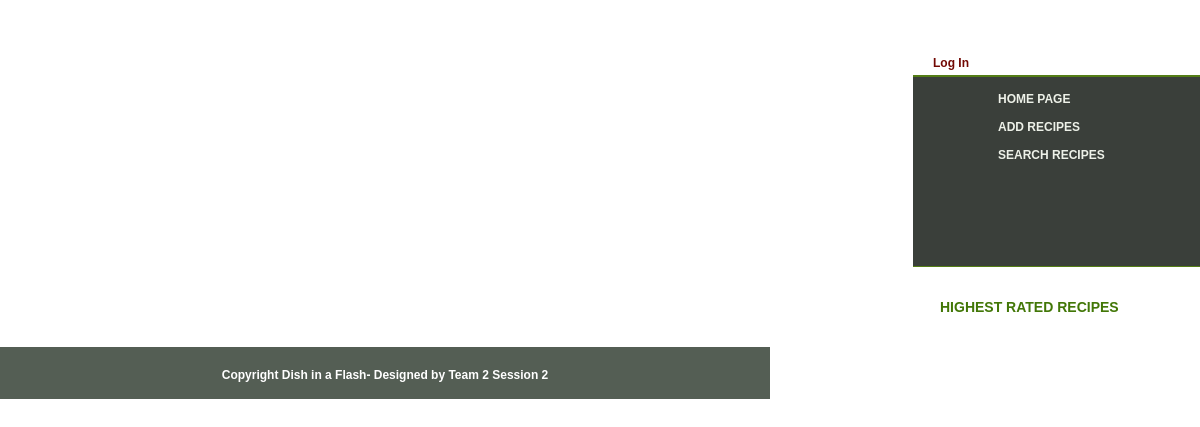
/header_right.php, run on an earlier commit of the app's database.
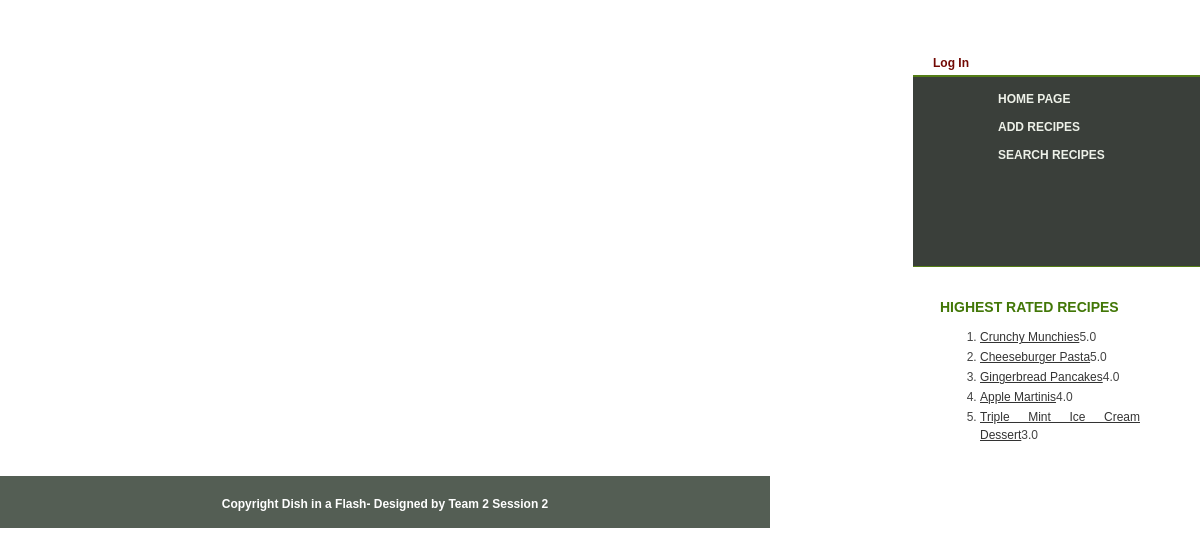
And on a later commit of the database.
### tables this page shows
CREATE TABLE IF NOT EXISTS `recipes` (
  `recipe_id` int(11) NOT NULL AUTO_INCREMENT,
  `email_address` varchar(50) NOT NULL,
  `recipe_name` varchar(50) NOT NULL,
  `instructions` blob NOT NULL,
  `dish_type` enum('breakfast','appetizer','main dish','side dish','dessert','drink','other') NOT NULL DEFAULT 'other',
  PRIMARY KEY (`recipe_id`)
);

### header_right.php (the view, shortened to what this page needs)
<!DOCTYPE html PUBLIC "-//W3C//DTD XHTML 1.0 Transitional//EN" "http://www.w3.org/TR/xhtml1/DTD/xhtml1-transitional.dtd">
<html xmlns="http://www.w3.org/1999/xhtml">
<head>
<link href="style.css" rel="stylesheet" type="text/css" />
</head>
<body>
  <div id="right_column">
  <?php
  	if (isset($_SESSION['name'])) {
  		echo "<div class=\"domain\"><a href=\"logout.php\">Log Out</a></div>";
  	} else {
  		echo "<div class=\"domain\"><a href=\"login.php\">Log In</a></div>";
  	}
  ?>
    <div id="menucolumn">
      <div class="menu_list">
        <ul>
          <li><a href="index.php">HOME PAGE</a></li>
          <li><a href="addRecipe.php">ADD RECIPES</a></li>
          <li><a href="search.php">SEARCH RECIPES</a></li>
        </ul>
      </div>
    </div>
    <div id="right_content">
      <h2>HIGHEST RATED RECIPES</h2>
      <ol>
      	<?php
      		include("db_connect.php");
        	$query = "SELECT rec.recipe_id, rec.recipe_name, ROUND(AVG(rat.rating),1) as rating FROM recipes rec
			LEFT JOIN ratings rat ON rec.recipe_id=rat.recipe_id
			WHERE rec.recipe_name LIKE '%$sanitized_text%' GROUP BY rec.recipe_id ORDER BY rating DESC LIMIT 5";
			$result = mysqli_query($db, $query);
			while($row = mysqli_fetch_array($result)){
	   			echo "<li>";
	   			$name = $row['recipe_name'];
				$id = $row['recipe_id'];
				$avg = $row['rating'];
				echo "<a href=\"recipe.php?id=$id\">$name</a></td><td>$avg";
				echo "</li>";
			}
    	?>
      </ol>
     </div>
  </div>
    <div id="footer">Copyright Dish in a Flash- Designed by Team 2 Session 2</a></div>
</body>
</html>

### style.css (style rules this page uses)
body { margin: 0 ; padding:0; font-family: Arial, Helvetica, sans-serif; font-size: 12px; line-height: 1.4em; color: #444444; background: url(images/body_bg.jpg) repeat; }
a:link, a:visited { color: #720803; text-decoration: none; font-weight: bold; }
h2 { font-weight: bold; margin-bottom: 0px; font-size: 14px; color:#427707; padding-top: 20px; }
#right_column { float: right; width: 287px; }
.domain { float: left; width: 267px; padding-top: 55px; padding-left: 20px; background: #FFFFFF; color:#006633; height: 20px; }
#menucolumn { float: left; background: #3a3f3a; height: 189px; width: 287px; border-bottom: solid 1px #547d16; border-top: solid 2px #547d16; }
.menu_list { float: left; width: 230px; padding-left: 25px; }
.menu_list ul { list-style-type: none; margin: 10px; padding: 0; width: 213px; }
.menu_list li a { display: block; height: 24px; padding-top: 4px; color: #edf1e8; padding-left: 50px; background: url(images/menu_button.jpg); }
#right_content { float: left; width: 200px; padding-left: 27px; padding-bottom: 20px; text-align: justify; }
#right_content a { font-weight: normal; color: #333333; text-decoration: underline; line-height: 20px; }
#footer { clear: both; width: 770px; height: 32px; padding-top: 20px; text-align: center; background: #545e54; font-weight: bold; color: #FFFFFF; }

What changed in the data, as far as the page shows it:
added recipes: recipe_name "Crunchy Munchies", avg "5.0"
added recipes: recipe_name "Cheeseburger Pasta", avg "5.0"
added recipes: recipe_name "Gingerbread Pancakes", avg "4.0"
added recipes: recipe_name "Apple Martinis", avg "4.0"
added recipes: recipe_name "Triple Mint Ice Cream Dessert", avg "3.0"
